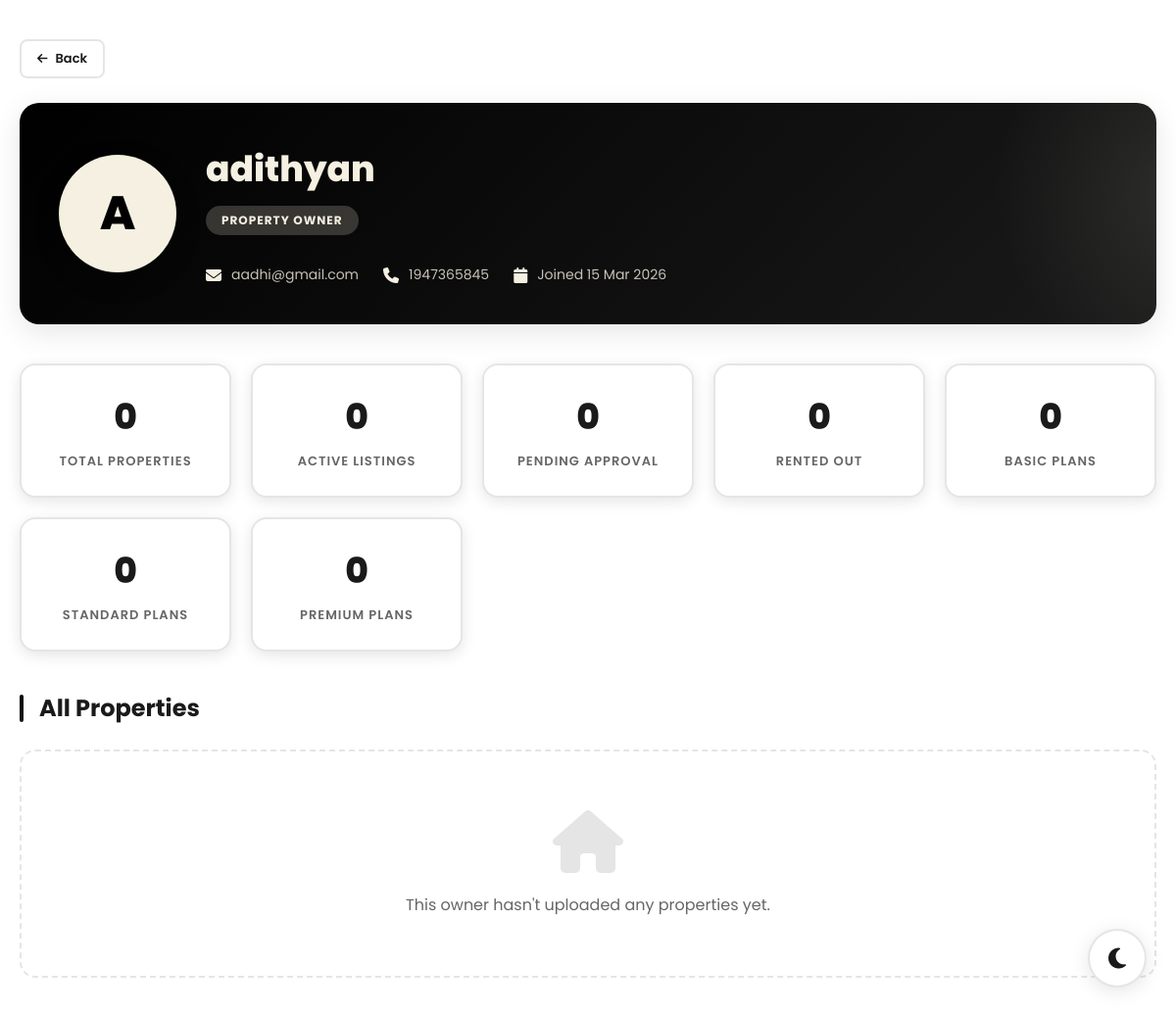
Page /admin-owner-profile/4/ (signed in) on the earlier database version.
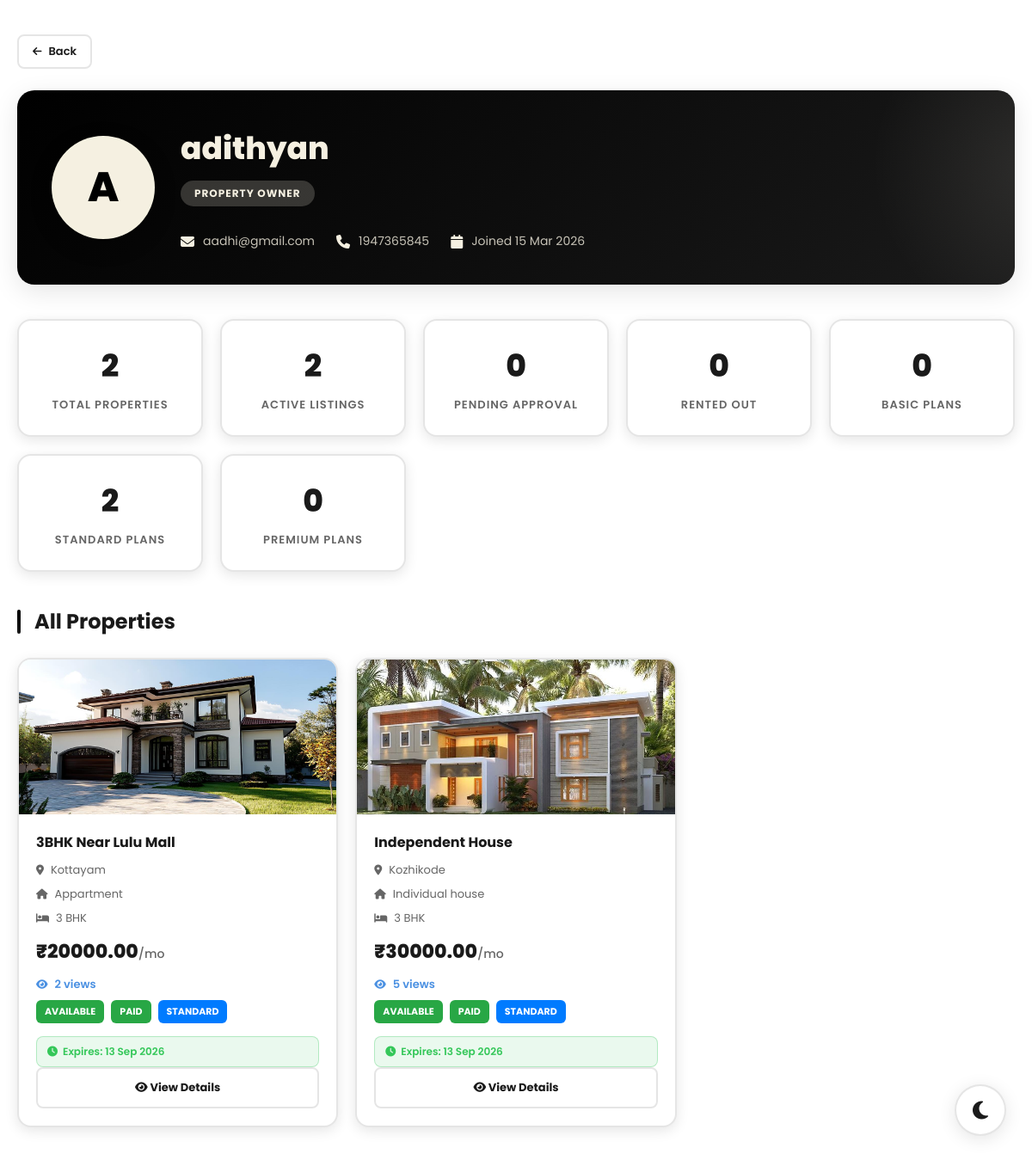
Same page on the later database version.
### core/models.py (models this page shows, shortened)
class Property(models.Model):
    class Status(models.TextChoices):
        PENDING_APPROVAL = "PENDING", "Pending Approval"
        AVAILABLE = "AVAILABLE", "Available"
        RENTED = "RENTED", "Rented"
        MAINTENANCE = "MAINTENANCE", "Maintenance"
        REJECTED = "REJECTED", "Rejected"
    class PropertyType(models.TextChoices):
        APARTMENT = "Apartment", "Apartment"
        VILLA = "Villa", "Villa"
        INDEPENDENT_HOUSE = "Independent House", "Independent House"
        FLAT = "Flat", "Flat"
        DUPLEX = "Duplex", "Duplex"
        PENTHOUSE = "Penthouse", "Penthouse"
        STUDIO = "Studio", "Studio"
        OTHER = "Other", "Other"
    class Furnishing(models.TextChoices):
        UNFURNISHED = "UNFURNISHED", "Unfurnished"
        SEMI_FURNISHED = "SEMI_FURNISHED", "Semi-Furnished"
        FULLY_FURNISHED = "FULLY_FURNISHED", "Fully Furnished"
    class Facing(models.TextChoices):
        NORTH = "NORTH", "North"
        SOUTH = "SOUTH", "South"
        EAST = "EAST", "East"
        WEST = "WEST", "West"
        NORTHEAST = "NORTHEAST", "North-East"
        NORTHWEST = "NORTHWEST", "North-West"
        SOUTHEAST = "SOUTHEAST", "South-East"
        SOUTHWEST = "SOUTHWEST", "South-West"
    owner = models.ForeignKey(User, on_delete=models.CASCADE, related_name='properties')
    title = models.CharField(max_length=255)
    ad_title = models.CharField(max_length=255, blank=True, null=True, help_text="Short ad title")
    description = models.TextField()
    price = models.DecimalField(max_digits=10, decimal_places=2)
    location = models.CharField(max_length=255)
    latitude = models.DecimalField(max_digits=9, decimal_places=6, blank=True, null=True, help_text="Latitude coordinate (optional)")
    longitude = models.DecimalField(max_digits=9, decimal_places=6, blank=True, null=True, help_text="Longitude coordinate (optional)")
    property_type = models.CharField(max_length=100, choices=PropertyType.choices, default=PropertyType.APARTMENT)
    bhk = models.IntegerField(default=1, help_text="Number of BHKs (Bedrooms)")
    bathrooms = models.IntegerField(default=1, help_text="Number of bathrooms")
    furnishing = models.CharField(max_length=50, choices=Furnishing.choices, default=Furnishing.SEMI_FURNISHED)
    super_built_area = models.DecimalField(max_digits=10, decimal_places=2, default=0, help_text="Super built area in sqft")
    bachelors_allowed = models.BooleanField(default=True, help_text="Are bachelors allowed?")
    total_floors = models.IntegerField(default=1, help_text="Total floors in the building")
    facing = models.CharField(max_length=50, choices=Facing.choices, default=Facing.NORTH)
    built_year = models.IntegerField(blank=True, null=True, help_text="Year the property was built")
    amenities = models.TextField(help_text="Comma-separated list of amenities", blank=True)
    status = models.CharField(max_length=50, choices=Status.choices, default=Status.PENDING_APPROVAL)
    rejection_reason = models.TextField(blank=True, null=True, help_text="Reason for rejection by admin")
    is_paid = models.BooleanField(default=False)
    plan_type = models.CharField(max_length=20, choices=[
        ('basic', 'Basic Plan'),
        ('standard', 'Standard Plan'),
        ('premium', 'Premium Plan')
    ], default='basic', help_text="Selected plan type")
    plan_expiry_date = models.DateTimeField(blank=True, null=True, help_text="Date when the plan expires")
    views_count = models.IntegerField(default=0, help_text="Number of times this property has been viewed")
    created_at = models.DateTimeField(auto_now_add=True)
    updated_at = models.DateTimeField(auto_now=True)
    class Meta:
        verbose_name_plural = "Properties"
    def is_plan_active(self):
        from django.utils import timezone
        if self.plan_expiry_date:
            return timezone.now() < self.plan_expiry_date
        return False
    def days_remaining(self):
        from django.utils import timezone
        if self.plan_expiry_date:
            delta = self.plan_expiry_date - timezone.now()
            return max(0, delta.days)
        return 0

class PropertyImage(models.Model):
    property = models.ForeignKey(Property, on_delete=models.CASCADE, related_name='images')
    image = models.ImageField(upload_to='property_images/')

### core/views.py (the view)
# urls.py: path('admin-owner-profile/<int:id>/', views.owner_profile_view, name='owner_profile'),
@login_required
def owner_profile_view(request, id):
    if not (request.user.is_superuser or request.user.role == 'ADMIN'):
        messages.error(request, "You don't have permission to view this page.")
        return redirect('dashboard')
    from django.utils import timezone
    owner = get_object_or_404(User, id=id, role='OWNER')
    properties = Property.objects.filter(owner=owner, is_paid=True).order_by('-created_at')
    for prop in properties:
        if prop.plan_expiry_date:
            prop.is_plan_active = prop.is_plan_active()
            prop.days_left = prop.days_remaining()
        else:
            prop.is_plan_active = False
            prop.days_left = 0
    total_properties = properties.count()
    active_properties = properties.filter(
        status=Property.Status.AVAILABLE,
        is_paid=True,
        plan_expiry_date__gt=timezone.now()
    ).count()
    pending_properties = properties.filter(status=Property.Status.PENDING_APPROVAL, is_paid=True).count()
    rented_properties = properties.filter(status=Property.Status.RENTED).count()
    basic_count = properties.filter(plan_type='basic', is_paid=True, plan_expiry_date__gt=timezone.now()).count()
    standard_count = properties.filter(plan_type='standard', is_paid=True, plan_expiry_date__gt=timezone.now()).count()
    premium_count = properties.filter(plan_type='premium', is_paid=True, plan_expiry_date__gt=timezone.now()).count()
    context = {
        'owner': owner,
        'properties': properties,
        'total_properties': total_properties,
        'active_properties': active_properties,
        'pending_properties': pending_properties,
        'rented_properties': rented_properties,
        'basic_count': basic_count,
        'standard_count': standard_count,
        'premium_count': premium_count,
    }
    return render(request, 'core/owner_profile.html', context)

### core/templates/core/owner_profile.html (shortened to what the changed rows need)
{% load static %}
<!DOCTYPE html>
<html lang="en">
<head>
    <link href="https://cdnjs.cloudflare.com/ajax/libs/font-awesome/6.4.0/css/all.min.css" rel="stylesheet">
</head>
<body>
    <div class="container">
        <div class="profile-header">
            <div class="profile-content">
                <div class="profile-info">
                    <h1 class="profile-name">{{ owner.username }}</h1>
                </div>
            </div>
        </div>
        <div class="stats-grid">
            <div class="stat-card">
                <div class="stat-value">{{ total_properties }}</div>
                <div class="stat-label">Total Properties</div>
            </div>
            <div class="stat-card">
                <div class="stat-value">{{ active_properties }}</div>
                <div class="stat-label">Active Listings</div>
            </div>
            <div class="stat-card">
                <div class="stat-value">{{ standard_count }}</div>
                <div class="stat-label">Standard Plans</div>
            </div>
        </div>
        <h2 class="section-title">All Properties</h2>
        {% if properties %}
            <div class="properties-grid">
                {% for property in properties %}
                    <div class="property-card">
                        <div class="property-image">
                            {% if property.images.first %}
                                <img src="{{ property.images.first.image.url }}" alt="{{ property.title }}">
                            {% else %}
                                <div style="width: 100%; height: 100%; background: #6c757d; display: flex; align-items: center; justify-content: center; color: white;">
                                    <i class="fas fa-home" style="font-size: 48px;"></i>
                                </div>
                            {% endif %}
                        </div>
                        <div class="property-content">
                            <h3 class="property-title">{{ property.title }}</h3>
                            <div class="property-info">
                                <i class="fas fa-map-marker-alt"></i>
                                <span>{{ property.location }}</span>
                            </div>
                            <div class="property-info">
                                <i class="fas fa-home"></i>
                                <span>{{ property.property_type }}</span>
                            </div>
                            <div class="property-info">
                                <i class="fas fa-bed"></i>
                                <span>{{ property.bhk }} BHK</span>
                            </div>
                            <div class="property-price">₹{{ property.price }}<span style="font-size: 14px; font-weight: 500; color: var(--text-light);">/mo</span></div>
                            <div class="property-info" style="color: #4a90e2; margin-top: 8px;">
                                <i class="fas fa-eye"></i>
                                <span style="font-weight: 600;">{{ property.views_count }} views</span>
                            </div>
                            <div class="property-badges">
                                <span class="badge {% if property.status == 'AVAILABLE' %}bg-success{% elif property.status == 'PENDING' %}bg-warning{% elif property.status == 'RENTED' %}bg-info{% else %}bg-secondary{% endif %}">
                                    {{ property.get_status_display }}
                                </span>
                                <span class="badge {% if property.is_paid %}bg-success{% else %}bg-warning{% endif %}">
                                    {% if property.is_paid %}PAID{% else %}PENDING{% endif %}
                                </span>
                                {% if property.is_paid and property.plan_type %}
                                    <span class="badge {% if property.plan_type == 'premium' %}bg-warning{% elif property.plan_type == 'standard' %}bg-primary{% else %}bg-secondary{% endif %}">
                                        {% if property.plan_type == 'premium' %}⭐ PREMIUM{% elif property.plan_type == 'standard' %}STANDARD{% else %}BASIC{% endif %}
                                    </span>
                                {% endif %}
                            </div>
                            {% if property.is_paid and property.plan_expiry_date %}
                                <div class="plan-expiry {% if property.is_plan_active %}active{% else %}expired{% endif %}">
                                    <i class="fas fa-clock"></i>
                                    <span>
                                        {% if property.is_plan_active %}
                                            Expires: {{ property.plan_expiry_date|date:"d M Y" }}
                                        {% else %}
                                            Expired: {{ property.plan_expiry_date|date:"d M Y" }}
                                        {% endif %}
                                    </span>
                                </div>
                            {% endif %}
                            <a href="{% url 'property_details' property.id %}" class="btn-view">
                                <i class="fas fa-eye"></i> View Details
                            </a>
                        </div>
                    </div>
                {% endfor %}
            </div>
        {% else %}
            <div class="empty-state">
                <i class="fas fa-home"></i>
                <p>This owner hasn't uploaded any properties yet.</p>
            </div>
        {% endif %}
    </div>
</body>
</html>

Differences in the rows shown:
added Property: images.first.image (picture), title "3BHK Near Lulu Mall", location "Kottayam", property_type "Appartment", bhk "3", price "20000.00", views_count "2", status "AVAILABLE", is_paid "PAID", plan_expiry_date "13 Sep 2026"
added Property: images.first.image (picture), title "Independent House", location "Kozhikode", property_type "Individual house", bhk "3", price "30000.00", views_count "5", status "AVAILABLE", is_paid "PAID", plan_expiry_date "13 Sep 2026"
Other differences:
{{ total_properties }}: "0" → "2"
{{ active_properties }}: "0" → "2"
{{ standard_count }}: "0" → "2"
text no longer shown: "This owner hasn't uploaded any properties yet."
